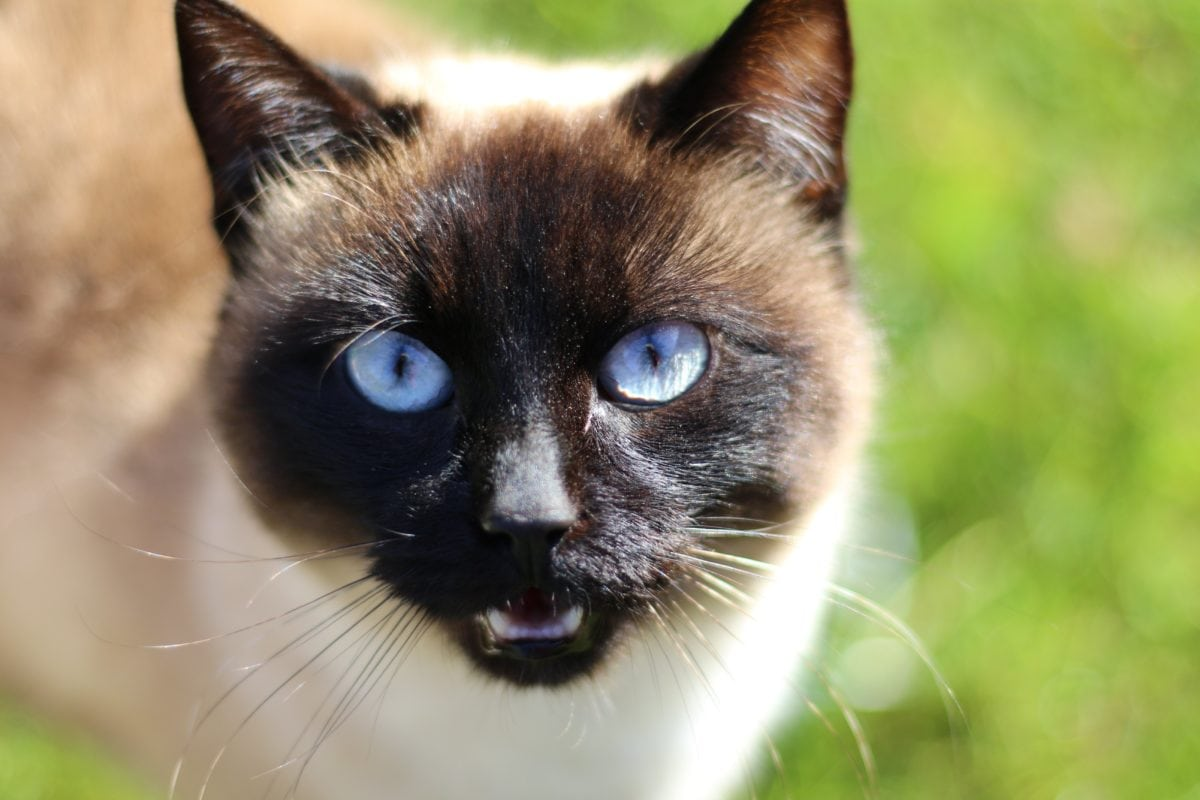
#> input picture Belma_Nurkic_zadaca2/zadatak2.jpg, 1200 x 800 px, found by its file name
$ python zadatak3.py
#> lines starting #> are read from the running program, lines starting #| are printed output that depends on the picture
import numpy as np
import matplotlib.pyplot as plt
import cv2

img = cv2.imread(r"C:\Users\Korisnik\OneDrive\Desktop\Belma_Nurkic_zadaca2\zadatak2.jpg")
#> img is the input picture: shape (800, 1200, 3); mean B, G, R 100.5, 143.4, 145.7
cv2.imshow('Original', img)

gray = cv2.cvtColor(img, cv2.COLOR_BGR2GRAY)
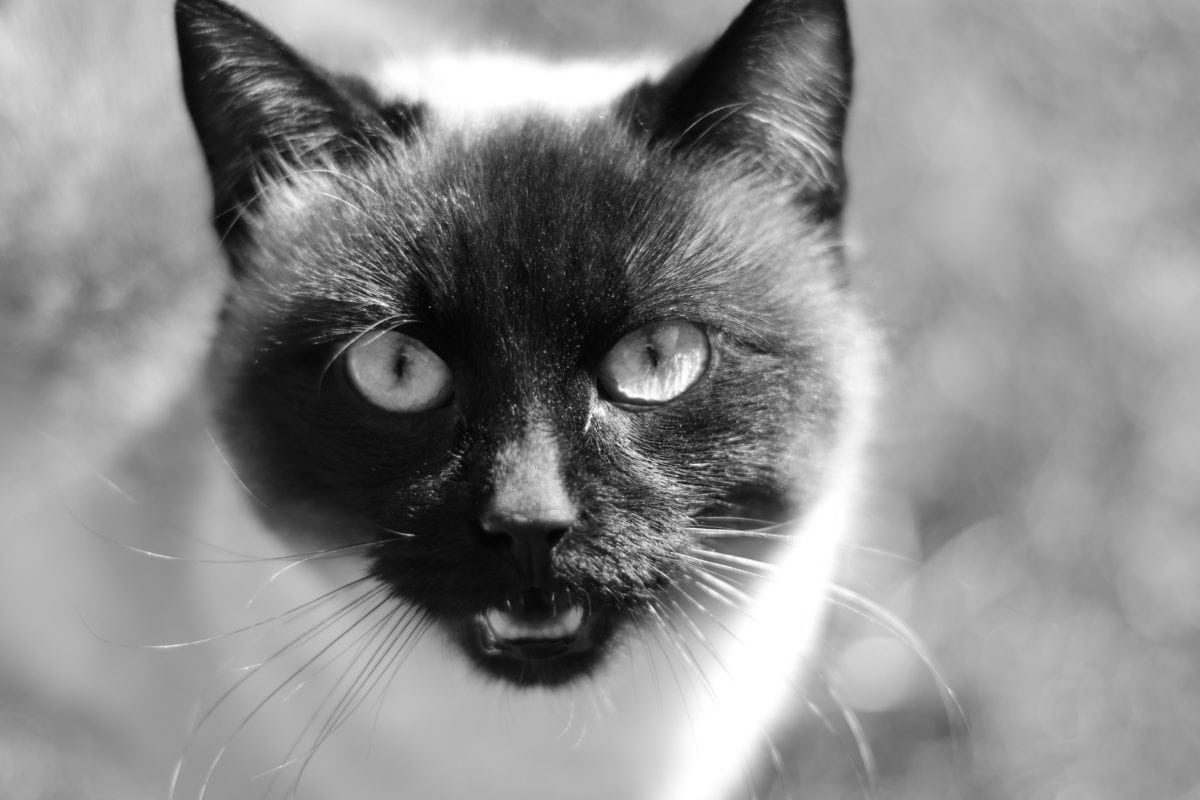
#> gray: shape (800, 1200); min 0, max 255, mean 139.2
cv2.imshow('Grayscale', gray)

histr = cv2.calcHist([gray], [0], None, [256], [0,256])
#> histr = 256 values, max 17797 at index 255, min 9 at index 0, mean 3750
plt.figure()
plt.xlabel('Bins')
plt.ylabel('Nummber of pixels')
plt.plot(histr)
plt.show()
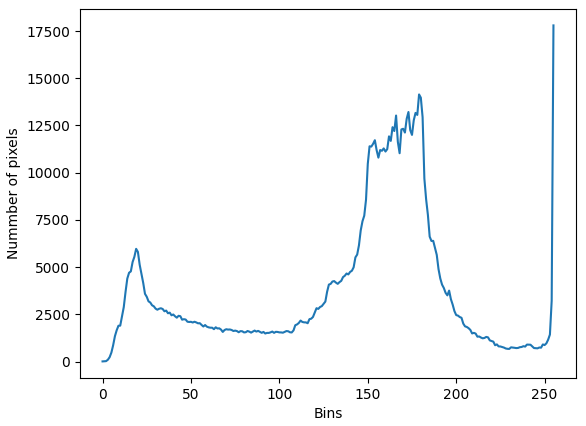
#> figure drawn by matplotlib, 1 panel; curve peaks at x = 255, y = 17797

cv2.waitKey(0)

$ run again, with Belma_Nurkic_zadaca2/raketa1.jpg copied over Belma_Nurkic_zadaca2/zadatak2.jpg
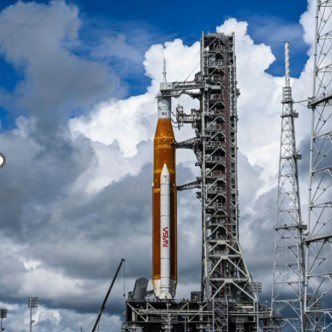
#> input picture Belma_Nurkic_zadaca2/raketa1.jpg, 332 x 332 px, found by its file name
#> img is the input picture: shape (332, 332, 3); mean B, G, R 156, 136.8, 121.1
#> `gray = cv2.cvtColor(img, cv2.COLOR_BGR2GRAY)`:
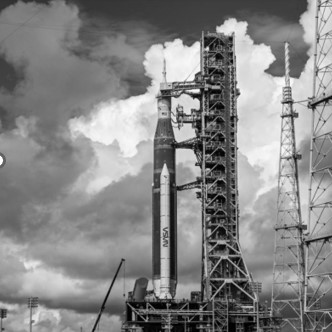
#> gray: shape (332, 332); min 0, max 255, mean 134.3
#> histr = 256 values, max 1288 at index 126, min 2 at index 252, mean 430.6
#> `plt.show()`:
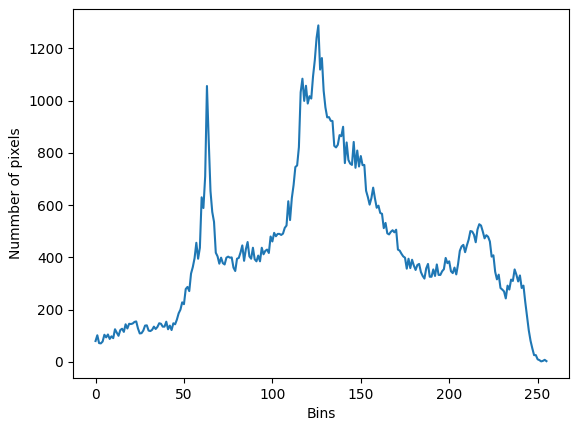
#> figure drawn by matplotlib, 1 panel; curve peaks at x = 126, y = 1288
